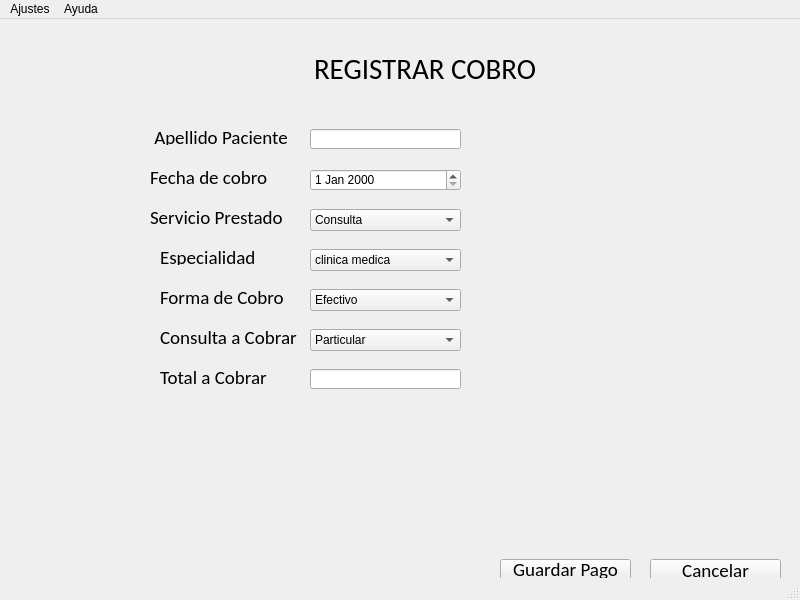
<?xml version="1.0" encoding="UTF-8"?>
<ui version="4.0">
 <class>MainWindow</class>
 <widget class="QMainWindow" name="MainWindow">
  <property name="geometry">
   <rect>
    <x>0</x>
    <y>0</y>
    <width>800</width>
    <height>600</height>
   </rect>
  </property>
  <property name="windowTitle">
   <string>MainWindow</string>
  </property>
  <widget class="QWidget" name="centralwidget">
   <widget class="QPushButton" name="pushButton">
    <property name="geometry">
     <rect>
      <x>500</x>
      <y>540</y>
      <width>131</width>
      <height>21</height>
     </rect>
    </property>
    <property name="font">
     <font>
      <family>Calibri</family>
      <pointsize>14</pointsize>
     </font>
    </property>
    <property name="styleSheet">
     <string notr="true"/>
    </property>
    <property name="text">
     <string>Guardar Pago</string>
    </property>
   </widget>
   <widget class="QLabel" name="label">
    <property name="geometry">
     <rect>
      <x>150</x>
      <y>110</y>
      <width>151</width>
      <height>16</height>
     </rect>
    </property>
    <property name="font">
     <font>
      <family>Calibri</family>
      <pointsize>14</pointsize>
     </font>
    </property>
    <property name="text">
     <string> Apellido Paciente</string>
    </property>
   </widget>
   <widget class="QLabel" name="label_2">
    <property name="geometry">
     <rect>
      <x>150</x>
      <y>150</y>
      <width>151</width>
      <height>16</height>
     </rect>
    </property>
    <property name="font">
     <font>
      <family>Calibri</family>
      <pointsize>14</pointsize>
     </font>
    </property>
    <property name="text">
     <string>Fecha de cobro</string>
    </property>
   </widget>
   <widget class="QComboBox" name="comboBox">
    <property name="geometry">
     <rect>
      <x>310</x>
      <y>270</y>
      <width>151</width>
      <height>22</height>
     </rect>
    </property>
    <item>
     <property name="text">
      <string>Efectivo</string>
     </property>
    </item>
    <item>
     <property name="text">
      <string>Tarjeta de Credito</string>
     </property>
    </item>
   </widget>
   <widget class="QLabel" name="label_3">
    <property name="geometry">
     <rect>
      <x>160</x>
      <y>270</y>
      <width>131</width>
      <height>16</height>
     </rect>
    </property>
    <property name="font">
     <font>
      <family>Calibri</family>
      <pointsize>14</pointsize>
     </font>
    </property>
    <property name="text">
     <string>Forma de Cobro</string>
    </property>
   </widget>
   <widget class="QLabel" name="label_4">
    <property name="geometry">
     <rect>
      <x>160</x>
      <y>310</y>
      <width>141</width>
      <height>16</height>
     </rect>
    </property>
    <property name="font">
     <font>
      <family>Calibri</family>
      <pointsize>14</pointsize>
     </font>
    </property>
    <property name="text">
     <string>Consulta a Cobrar</string>
    </property>
   </widget>
   <widget class="QComboBox" name="comboBox_2">
    <property name="geometry">
     <rect>
      <x>310</x>
      <y>310</y>
      <width>151</width>
      <height>22</height>
     </rect>
    </property>
    <item>
     <property name="text">
      <string>Particular</string>
     </property>
    </item>
    <item>
     <property name="text">
      <string>Obra Social</string>
     </property>
    </item>
   </widget>
   <widget class="QLabel" name="label_5">
    <property name="geometry">
     <rect>
      <x>160</x>
      <y>350</y>
      <width>131</width>
      <height>16</height>
     </rect>
    </property>
    <property name="font">
     <font>
      <family>Calibri</family>
      <pointsize>14</pointsize>
     </font>
    </property>
    <property name="text">
     <string>Total a Cobrar</string>
    </property>
   </widget>
   <widget class="QLabel" name="label_6">
    <property name="geometry">
     <rect>
      <x>314</x>
      <y>40</y>
      <width>221</width>
      <height>20</height>
     </rect>
    </property>
    <property name="font">
     <font>
      <family>Calibri</family>
      <pointsize>22</pointsize>
     </font>
    </property>
    <property name="text">
     <string>REGISTRAR COBRO</string>
    </property>
   </widget>
   <widget class="QLabel" name="label_7">
    <property name="geometry">
     <rect>
      <x>160</x>
      <y>230</y>
      <width>141</width>
      <height>16</height>
     </rect>
    </property>
    <property name="font">
     <font>
      <family>Calibri</family>
      <pointsize>14</pointsize>
     </font>
    </property>
    <property name="text">
     <string>Especialidad</string>
    </property>
   </widget>
   <widget class="QComboBox" name="comboBox_3">
    <property name="geometry">
     <rect>
      <x>310</x>
      <y>230</y>
      <width>151</width>
      <height>22</height>
     </rect>
    </property>
    <item>
     <property name="text">
      <string>clinica medica</string>
     </property>
    </item>
    <item>
     <property name="text">
      <string>Traumatologia</string>
     </property>
    </item>
    <item>
     <property name="text">
      <string>Ginecologia</string>
     </property>
    </item>
    <item>
     <property name="text">
      <string>Dermatologia</string>
     </property>
    </item>
    <item>
     <property name="text">
      <string>Pediatria General</string>
     </property>
    </item>
   </widget>
   <widget class="QDateEdit" name="dateEdit">
    <property name="geometry">
     <rect>
      <x>310</x>
      <y>150</y>
      <width>151</width>
      <height>22</height>
     </rect>
    </property>
   </widget>
   <widget class="QLabel" name="label_8">
    <property name="geometry">
     <rect>
      <x>150</x>
      <y>190</y>
      <width>151</width>
      <height>16</height>
     </rect>
    </property>
    <property name="font">
     <font>
      <family>Calibri</family>
      <pointsize>14</pointsize>
     </font>
    </property>
    <property name="text">
     <string>Servicio Prestado</string>
    </property>
   </widget>
   <widget class="QComboBox" name="comboBox_4">
    <property name="geometry">
     <rect>
      <x>310</x>
      <y>190</y>
      <width>151</width>
      <height>22</height>
     </rect>
    </property>
    <item>
     <property name="text">
      <string>Consulta</string>
     </property>
    </item>
   </widget>
   <widget class="QLineEdit" name="lineEdit">
    <property name="geometry">
     <rect>
      <x>310</x>
      <y>110</y>
      <width>151</width>
      <height>20</height>
     </rect>
    </property>
   </widget>
   <widget class="QLineEdit" name="lineEdit_2">
    <property name="geometry">
     <rect>
      <x>310</x>
      <y>350</y>
      <width>151</width>
      <height>20</height>
     </rect>
    </property>
   </widget>
   <widget class="QPushButton" name="pushButton_2">
    <property name="geometry">
     <rect>
      <x>650</x>
      <y>540</y>
      <width>131</width>
      <height>23</height>
     </rect>
    </property>
    <property name="font">
     <font>
      <family>Calibri</family>
      <pointsize>14</pointsize>
     </font>
    </property>
    <property name="text">
     <string>Cancelar</string>
    </property>
   </widget>
  </widget>
  <widget class="QStatusBar" name="statusbar"/>
  <widget class="QMenuBar" name="menuBar">
   <property name="geometry">
    <rect>
     <x>0</x>
     <y>0</y>
     <width>800</width>
     <height>21</height>
    </rect>
   </property>
   <widget class="QMenu" name="menuAjustes">
    <property name="title">
     <string>Ajustes</string>
    </property>
    <addaction name="actionActualizar_informaci_n"/>
   </widget>
   <widget class="QMenu" name="menuAyuda">
    <property name="title">
     <string>Ayuda</string>
    </property>
    <addaction name="actionAcerca_de"/>
   </widget>
   <addaction name="menuAjustes"/>
   <addaction name="menuAyuda"/>
  </widget>
  <action name="actionActualizar_informaci_n">
   <property name="text">
    <string>Actualizar información</string>
   </property>
  </action>
  <action name="actionAcerca_de">
   <property name="text">
    <string>Acerca de ...</string>
   </property>
  </action>
 </widget>
 <resources/>
 <connections/>
</ui>
